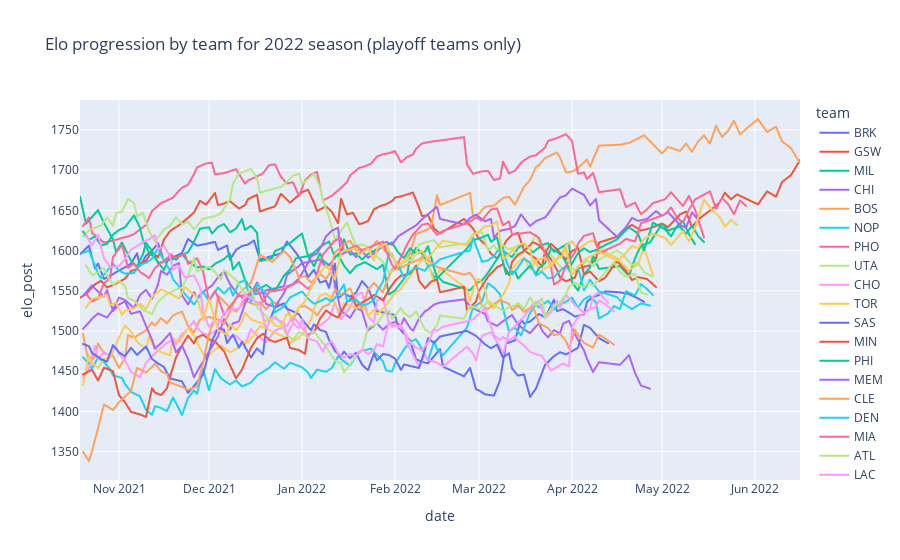

Notebook code for this chart:
### Code cell
fig = px.line(season_elos, x='date', y="elo_post", color='team', 
              hover_data=['team_opponent', "elo_pre", "elo_opponent_pre", "score", "score_opponent", "elo_prob"],
              title=f"Elo progression by team for {season} season {'(playoff teams only)' if playoff_teams_only else ''}")
fig.show()
